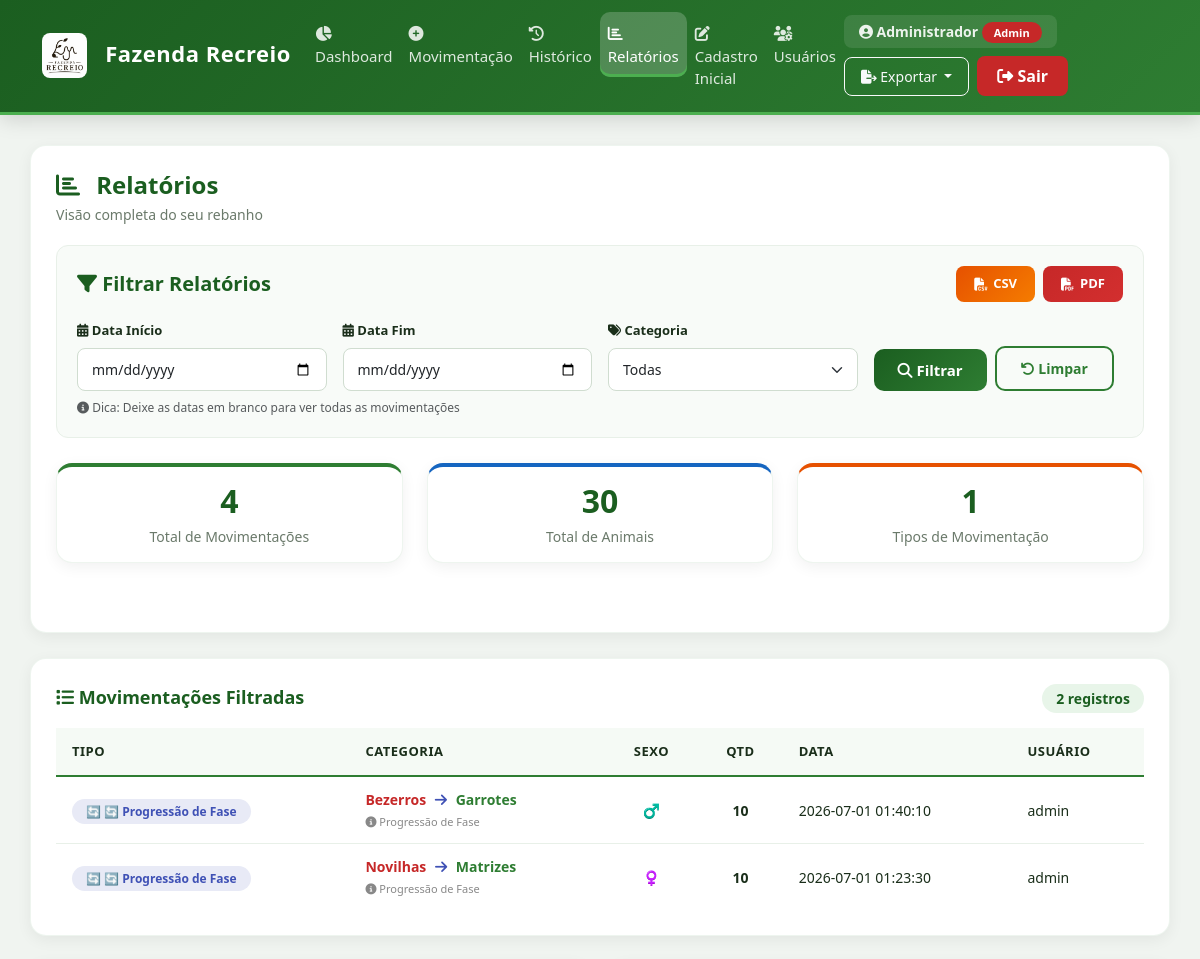
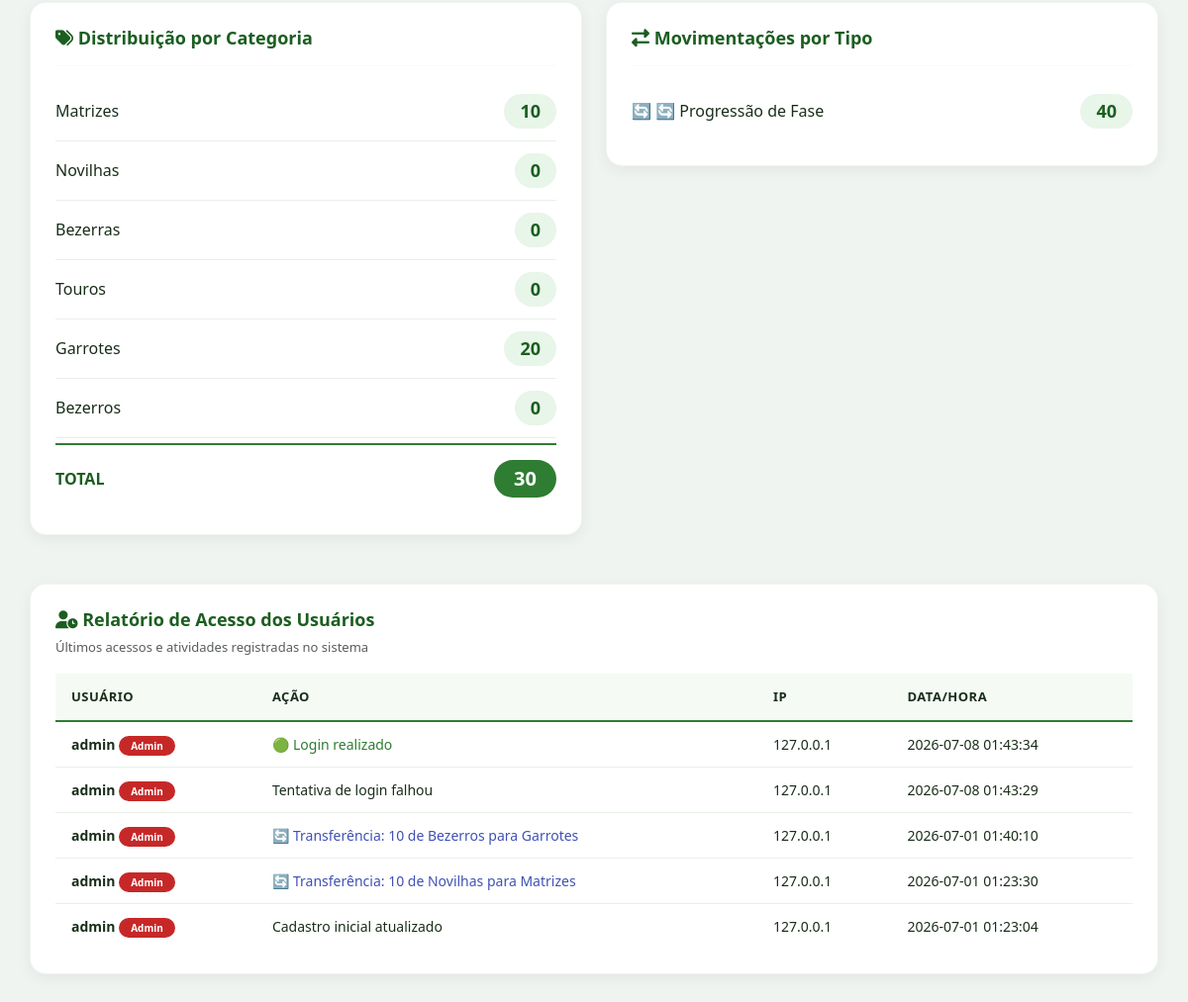
The app's page /relatorios (signed in), older data (2 pictures, top to bottom).
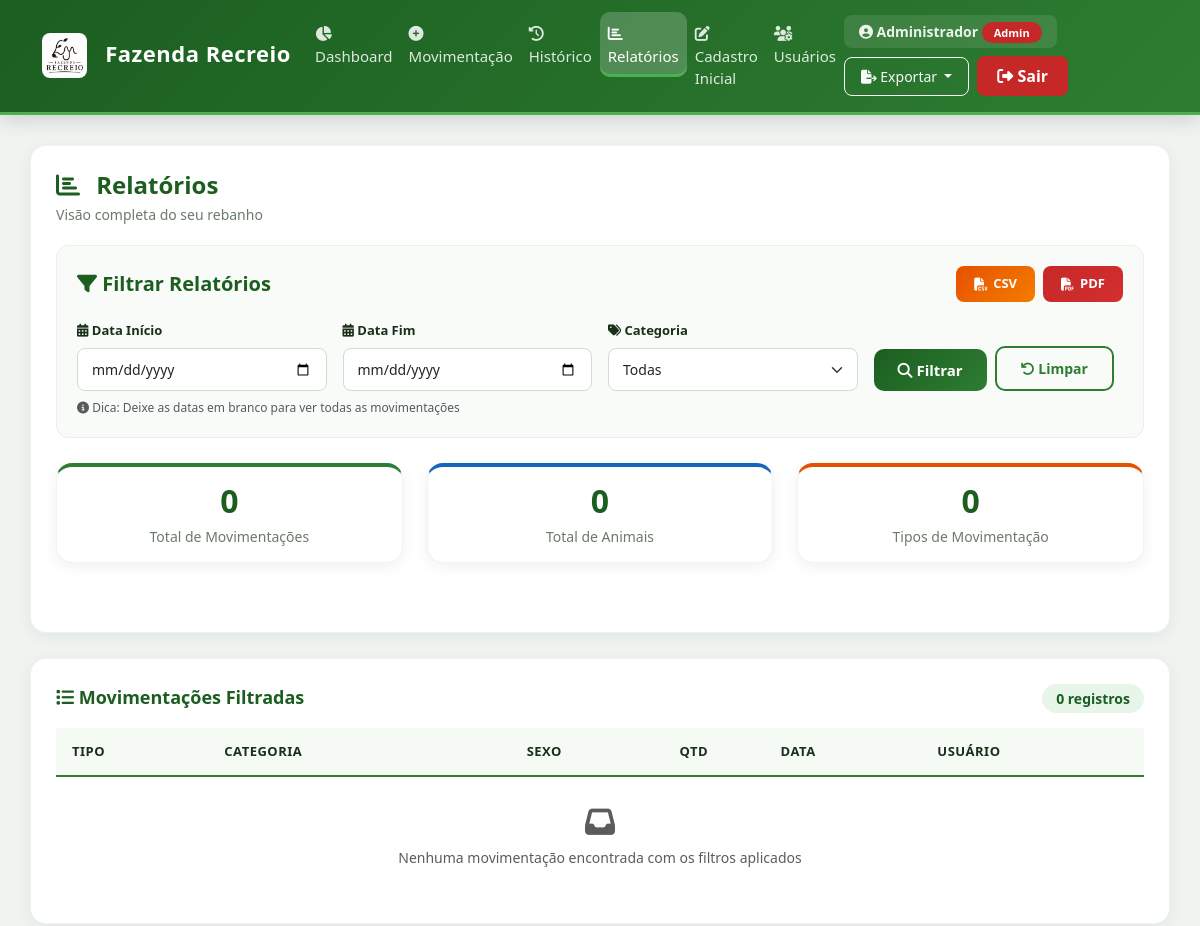
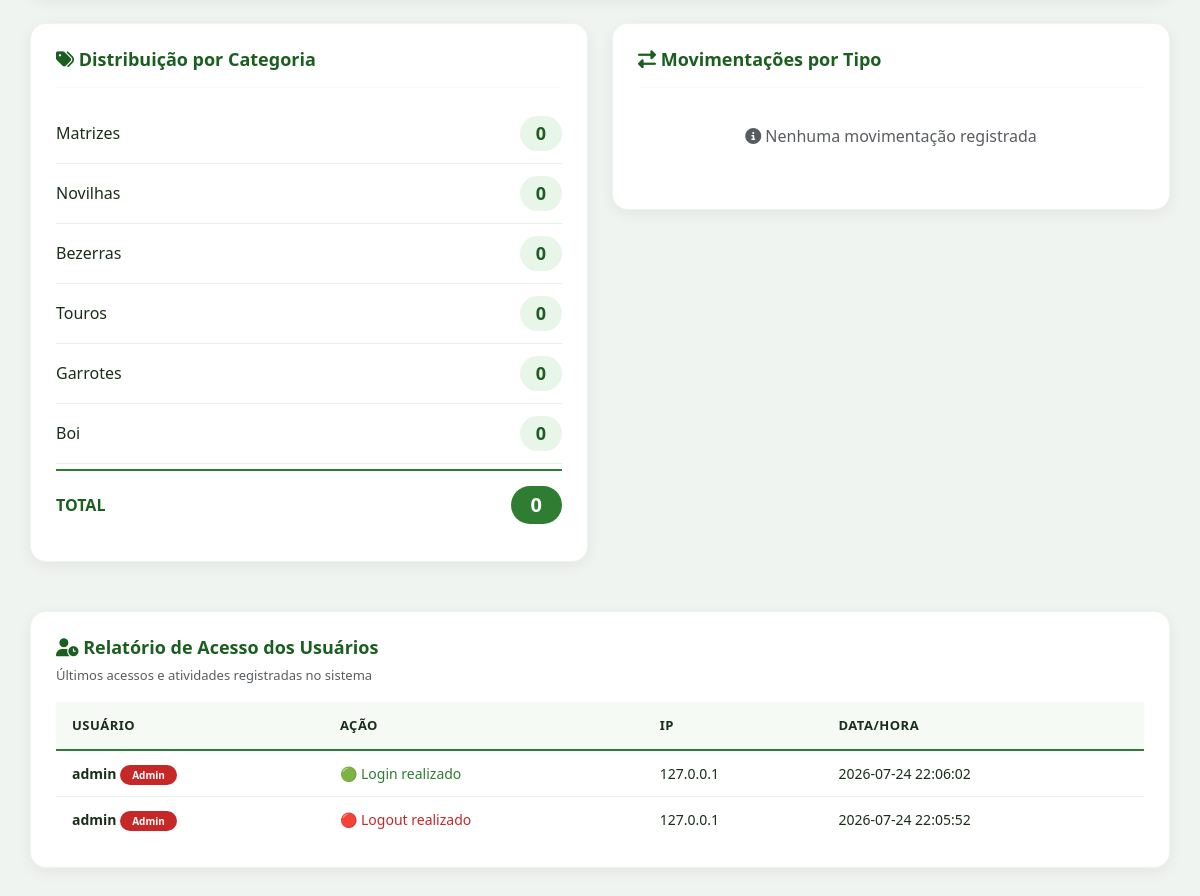
The same page, newer data (2 pictures, top to bottom).
### tables this page shows
CREATE TABLE movimentacoes (
        id INTEGER PRIMARY KEY AUTOINCREMENT,
        tipo TEXT,
        categoria TEXT,
        sexo TEXT,
        quantidade INTEGER,
        usuario TEXT,
        data TIMESTAMP DEFAULT CURRENT_TIMESTAMP,
        sincronizado INTEGER DEFAULT 0
    );

CREATE TABLE categorias (
        id INTEGER PRIMARY KEY AUTOINCREMENT,
        nome TEXT,
        quantidade INTEGER DEFAULT 0
    );

CREATE TABLE logs_acesso (
        id INTEGER PRIMARY KEY AUTOINCREMENT,
        usuario TEXT,
        acao TEXT,
        ip TEXT,
        data TIMESTAMP DEFAULT CURRENT_TIMESTAMP
    );

### app.py (the view, shortened to what this page needs)
@app.route("/relatorios")
@login_required
def relatorios():
    conn = connect()
    cursor = conn.cursor()
    data_inicio = request.args.get('data_inicio', '')
    data_fim = request.args.get('data_fim', '')
    categoria_filtro = request.args.get('categoria', '')
    query_movimentacoes = """
        SELECT tipo, categoria, sexo, quantidade, data, usuario
        FROM movimentacoes
        WHERE 1=1
    """
    params = []
    if data_inicio:
        query_movimentacoes += " AND DATE(data) >= ?"
        params.append(data_inicio)
    if data_fim:
        query_movimentacoes += " AND DATE(data) <= ?"
        params.append(data_fim)
    query_movimentacoes += " ORDER BY data DESC"
    cursor.execute(query_movimentacoes, params)
    movimentacoes_brutas = cursor.fetchall()
    movimentacoes_processadas = []
    transferencias_dict = {}
    for m in movimentacoes_brutas:
        tipo = m[0]
        categoria = m[1]
        sexo = m[2]
        quantidade = m[3]
        data = m[4]
        usuario = m[5]
        if "Transferência" in tipo:
            chave = f"{data[:16]}_{quantidade}_{usuario}"
            if chave not in transferencias_dict:
                transferencias_dict[chave] = {
                    'origem': None,
                    'destino': None,
                    'quantidade': quantidade,
                    'sexo': sexo,
                    'data': data,
                    'usuario': usuario,
                    'tipo': 'Transferência'
                }
            if "saída" in tipo:
                transferencias_dict[chave]['origem'] = categoria
            elif "entrada" in tipo:
                transferencias_dict[chave]['destino'] = categoria
    for chave, trans in transferencias_dict.items():
        if trans['origem'] and trans['destino']:
            mostrar = False
            if not categoria_filtro:
                mostrar = True
            else:
                if categoria_filtro == trans['origem'] or categoria_filtro == trans['destino']:
                    mostrar = True
            if mostrar:
                movimentacoes_processadas.append({
                    'tipo': '🔄 Progressão de Fase',
                    'categoria': f"{trans['origem']} → {trans['destino']}",
                    'sexo': trans['sexo'],
                    'quantidade': trans['quantidade'],
                    'data': trans['data'],
                    'usuario': trans['usuario'],
                    'is_transferencia': True,
                    'origem': trans['origem'],
                    'destino': trans['destino']
                })
    movimentacoes_processadas.sort(key=lambda x: x['data'], reverse=True)
    cursor.execute("SELECT nome, quantidade FROM categorias ORDER BY id")
    categorias = cursor.fetchall()
    query_tipo = """
        SELECT
            CASE
                WHEN tipo LIKE 'Transferência%' THEN '🔄 Progressão de Fase'
                ELSE tipo
            END as tipo_agrupado,
            SUM(quantidade) as total
        FROM movimentacoes
        WHERE 1=1
    """
    params_tipo = []
    if data_inicio:
        query_tipo += " AND DATE(data) >= ?"
        params_tipo.append(data_inicio)
    if data_fim:
        query_tipo += " AND DATE(data) <= ?"
        params_tipo.append(data_fim)
    if categoria_filtro:
        query_tipo += " AND categoria = ?"
        params_tipo.append(categoria_filtro)
    query_tipo += " GROUP BY tipo_agrupado ORDER BY tipo_agrupado"
    cursor.execute(query_tipo, params_tipo)
    movimentacoes_por_tipo = cursor.fetchall()
    movimentacoes_por_tipo_corrigido = []
    for item in movimentacoes_por_tipo:
        if 'Transferência' in item[0]:
            movimentacoes_por_tipo_corrigido.append(('🔄 Progressão de Fase', item[1]))
        else:
            movimentacoes_por_tipo_corrigido.append(item)
    query_total = "SELECT COUNT(*) FROM movimentacoes WHERE 1=1"
    params_total = []
    if data_inicio:
        query_total += " AND DATE(data) >= ?"
        params_total.append(data_inicio)
    if data_fim:
        query_total += " AND DATE(data) <= ?"
        params_total.append(data_fim)
    if categoria_filtro:
        query_total += " AND categoria = ?"
        params_total.append(categoria_filtro)
    cursor.execute(query_total, params_total)
    total_movimentacoes = cursor.fetchone()[0]
    query_sexo = """
        SELECT sexo, SUM(quantidade)
        FROM movimentacoes
        WHERE sexo IS NOT NULL AND sexo != ''
    """
    params_sexo = []
    if data_inicio:
        query_sexo += " AND DATE(data) >= ?"
        params_sexo.append(data_inicio)
    if data_fim:
        query_sexo += " AND DATE(data) <= ?"
        params_sexo.append(data_fim)
    if categoria_filtro:
        query_sexo += " AND categoria = ?"
        params_sexo.append(categoria_filtro)
    query_sexo += " GROUP BY sexo"
    cursor.execute(query_sexo, params_sexo)
    movimentacoes_por_sexo = cursor.fetchall()
    cursor.execute("""
        SELECT usuario, acao, ip, data
        FROM logs_acesso
        ORDER BY id DESC
        LIMIT 100
    """)
    logs_acesso = cursor.fetchall()
    cursor.execute("SELECT nome FROM categorias ORDER BY id")
    categorias_lista = [c[0] for c in cursor.fetchall()]
    conn.close()
    return render_template(
        "relatorios.html",
        categorias=categorias,
        movimentacoes_por_tipo=movimentacoes_por_tipo_corrigido,
        total_movimentacoes=total_movimentacoes,
        movimentacoes_por_sexo=movimentacoes_por_sexo,
        logs_acesso=logs_acesso,
        movimentacoes_filtradas=movimentacoes_processadas,
        categorias_lista=categorias_lista,
        data_inicio=data_inicio,
        data_fim=data_fim,
        categoria_filtro=categoria_filtro
    )

### app.py (called while the page is built)
def login_required(f):
    @wraps(f)
    def decorated_function(*args, **kwargs):
        if 'usuario' not in session:
            flash('Por favor, faça login para acessar esta página.', 'warning')
            return redirect(url_for('login'))
        return f(*args, **kwargs)
    return decorated_function

### database.py (called while the page is built)
def connect():
    import time
    for tentativa in range(5):
        try:
            conn = sqlite3.connect(DB_NAME, timeout=30)
            conn.execute("PRAGMA journal_mode=WAL")
            conn.execute("PRAGMA busy_timeout = 30000")
            conn.execute("PRAGMA synchronous = NORMAL")
            return conn
        except sqlite3.OperationalError as e:
            if "database is locked" in str(e) and tentativa < 4:
                print(f"⏳ Banco bloqueado, tentando novamente ({tentativa+1}/5)...")
                time.sleep(2)
            else:
                raise e
    raise sqlite3.OperationalError("Database is locked after multiple attempts")

### templates/relatorios.html (shortened to what the changed rows need)
{% extends "base.html" %}
{% block content %}
<div class="card-dashboard">
    <h2><i class="fas fa-chart-bar" style="color: #1B5E20;"></i> Relatórios</h2>
    <div class="row g-4 mb-4">
        <div class="col-md-4">
            <div class="card-stats green" style="padding: 15px;">
                <div class="numero" style="font-size: 32px;">{{ total_movimentacoes }}</div>
                <div class="label">Total de Movimentações</div>
            </div>
        </div>
        <div class="col-md-4">
            <div class="card-stats blue" style="padding: 15px;">
                <div class="numero" style="font-size: 32px;">{{ categorias|sum(attribute=1) }}</div>
                <div class="label">Total de Animais</div>
            </div>
        </div>
        <div class="col-md-4">
            <div class="card-stats orange" style="padding: 15px;">
                <div class="numero" style="font-size: 32px;">{{ movimentacoes_por_tipo|length }}</div>
                <div class="label">Tipos de Movimentação</div>
            </div>
        </div>
    </div>
</div>
<div class="row mt-4">
    <div class="col-md-12">
        <div class="card-dashboard">
            <div style="display: flex; justify-content: space-between; align-items: center; flex-wrap: wrap; margin-bottom: 15px;">
                <h3 style="color: #1B5E20; font-weight: 600; font-size: 18px; margin: 0;">
                    <i class="fas fa-list"></i> Movimentações Filtradas
                </h3>
                <span style="background: #e8f5e9; padding: 4px 14px; border-radius: 20px; font-weight: 600; color: #1B5E20; font-size: 14px;">
                    {{ movimentacoes_filtradas|length }} registros
                </span>
            </div>
            <div class="table-container">
                <table class="table-modern">
                    <thead>
                        <tr>
                            <th>Tipo</th>
                            <th>Categoria</th>
                            <th style="text-align: center;">Sexo</th>
                            <th style="text-align: center;">Qtd</th>
                            <th>Data</th>
                            <th>Usuário</th>
                        </tr>
                    </thead>
                    <tbody>
                        {% for m in movimentacoes_filtradas %}
                        <tr>
                            <td>
                                {% if m.is_transferencia %}
                                    <span class="badge-tipo" style="background: #E8EAF6; color: #3F51B5; padding: 4px 14px; border-radius: 20px; font-size: 12px; font-weight: 600;">
                                        🔄 {{ m.tipo }}
                                    </span>
                                {% endif %}
                            </td>
                            <td>
                                {% if m.is_transferencia %}
                                    <span style="font-weight: 600; color: #1B5E20;">
                                        <span style="color: #C62828;">{{ m.origem }}</span>
                                        <i class="fas fa-arrow-right" style="color: #3F51B5; margin: 0 5px;"></i>
                                        <span style="color: #2E7D32;">{{ m.destino }}</span>
                                    </span>
                                    <br>
                                    <small style="color: #888; font-size: 11px;">
                                        <i class="fas fa-info-circle"></i> Progressão de Fase
                                    </small>
                                {% else %}
                                    {{ m.categoria }}
                                {% endif %}
                            </td>
                            <td style="text-align: center;">
                                {% if m.sexo == "Macho" %}♂️
                                {% elif m.sexo == "Fêmea" %}♀️
                                {% else %}-
                                {% endif %}
                            </td>
                            <td style="text-align: center; font-weight: 600;">{{ m.quantidade }}</td>
                            <td>{{ m.data }}</td>
                            <td>{{ m.usuario if m.usuario else '-' }}</td>
                        </tr>
                        {% else %}
                        <tr>
                            <td colspan="6" class="text-center text-muted" style="padding: 30px;">
                                <i class="fas fa-inbox" style="font-size: 30px; display: block; margin-bottom: 10px;"></i>
                                Nenhuma movimentação encontrada com os filtros aplicados
                            </td>
                        </tr>
                        {% endfor %}
                    </tbody>
                </table>
            </div>
        </div>
    </div>
</div>
<div class="row g-4">
    <div class="col-md-6">
        <div class="card-dashboard">
            {% for c in categorias %}
            <div class="categoria-item">
                <span class="nome">{{ c[0] }}</span>
                <span class="quantidade">{{ c[1] }}</span>
            </div>
            {% endfor %}
            <div class="categoria-item total">
                <span class="nome">TOTAL</span>
                <span class="quantidade">{{ categorias|sum(attribute=1) }}</span>
            </div>
        </div>
    </div>
    <div class="col-md-6">
        <div class="card-dashboard">
            <h3 style="color: #1B5E20; font-weight: 600; font-size: 18px;">
                <i class="fas fa-exchange-alt"></i> Movimentações por Tipo
            </h3>
            <hr style="border-color: #e8f0e8;">
            {% for m in movimentacoes_por_tipo %}
            <div class="categoria-item">
                <span class="nome">
                    {% if 'Progressão' in m[0] %}
                        🔄
                    {% elif m[0] == "Compra" %}🟢
                    {% elif m[0] == "Venda" %}🔴
                    {% elif m[0] == "Nascimento" %}🐣
                    {% elif m[0] == "Morte" %}💀
                    {% elif m[0] == "Abate" %}🔪
                    {% endif %}
                    {{ m[0] }}
                </span>
                <span class="quantidade">{{ m[1] }}</span>
            </div>
            {% else %}
            <p class="text-center text-muted" style="padding: 20px;">
                <i class="fas fa-info-circle"></i> Nenhuma movimentação registrada
            </p>
            {% endfor %}
        </div>
    </div>
</div>
<div class="row mt-4">
    <div class="col-md-12">
        <div class="card-dashboard">
            <div class="table-container">
                <table class="table-modern">
                    <thead>
                        <tr>
                            <th>Usuário</th>
                            <th>Ação</th>
                            <th>IP</th>
                            <th>Data/Hora</th>
                        </tr>
                    </thead>
                    <tbody>
                        {% for log in logs_acesso %}
                        <tr>
                            <td>
                                <strong>{{ log[0] }}</strong>
                                {% if log[0] == 'admin' %}
                                    <span class="badge-admin" style="font-size: 10px;">Admin</span>
                                {% endif %}
                            </td>
                            <td>
                                {% if 'Login' in log[1] %}
                                    <span style="color: #2E7D32;">🟢 {{ log[1] }}</span>
                                {% elif 'Logout' in log[1] %}
                                    <span style="color: #C62828;">🔴 {{ log[1] }}</span>
                                {% elif 'Movimentação' in log[1] %}
                                    <span style="color: #1565C0;">📝 {{ log[1] }}</span>
                                {% elif 'Transferência' in log[1] %}
                                    <span style="color: #3F51B5;">🔄 {{ log[1] }}</span>
                                {% elif 'adicionou' in log[1] or 'removeu' in log[1] or 'alterou' in log[1] %}
                                    <span style="color: #6A1B9A;">👥 {{ log[1] }}</span>
                                {% else %}
                                    {{ log[1] }}
                                {% endif %}
                            </td>
                            <td>{{ log[2] }}</td>
                            <td>{{ log[3] }}</td>
                        </tr>
                        {% endfor %}
                    </tbody>
                </table>
            </div>
        </div>
    </div>
</div>
{% endblock %}

Row changes from the older to the newer data that the page shows:
removed movimentacoes: origem "Bezerros", sexo "Macho" (drawn), data "2026-07-01 01:40:10", usuario "admin"
removed movimentacoes: destino "Garrotes"
removed movimentacoes: origem "Novilhas", sexo "Fêmea" (drawn), data "2026-07-01 01:23:30", usuario "admin"
removed movimentacoes: destino "Matrizes"
removed logs_acesso: usuario "admin", shows "Admin", acao "Login realizado", ip "127.0.0.1", data "2026-07-08 01:43:34"
removed logs_acesso: usuario "admin", shows "Admin", acao "Tentativa de login falhou", ip "127.0.0.1", data "2026-07-08 01:43:29"
removed logs_acesso: usuario "admin", shows "Admin", acao "Transferência: 10 de Bezerros para Garrotes", ip "127.0.0.1", data "2026-07-01 01:40:10"
removed logs_acesso: usuario "admin", shows "Admin", acao "Transferência: 10 de Novilhas para Matrizes", ip "127.0.0.1", data "2026-07-01 01:23:30"
removed logs_acesso: usuario "admin", shows "Admin", acao "Cadastro inicial atualizado", ip "127.0.0.1", data "2026-07-01 01:23:04"
changed categorias "Matrizes": quantidade "10" → "0"
changed categorias "Garrotes": quantidade "20" → "0"
changed categorias: nome "Bezerros" → "Boi"
added logs_acesso: usuario "admin", shows "Admin", acao "Login realizado", ip "127.0.0.1", data "2026-07-24 22:06:02"
added logs_acesso: usuario "admin", shows "Admin", acao "Logout realizado", ip "127.0.0.1", data "2026-07-24 22:05:52"
Text that changed along with them:
{{ total_movimentacoes }}: "4" → "0"
{{ categorias|sum(attribute=1) }}: "30" → "0"
{{ movimentacoes_por_tipo|length }}: "1" → "0"
{{ movimentacoes_filtradas|length }}: "2" → "0"
text now shown: "Nenhuma movimentação encontrada com os filtros aplicados Nenhuma movimentação registrada"
list line gone: "🔄 Progressão de Fase Progressão de Fase 10"
list line gone: "🔄 Progressão de Fase 40"
